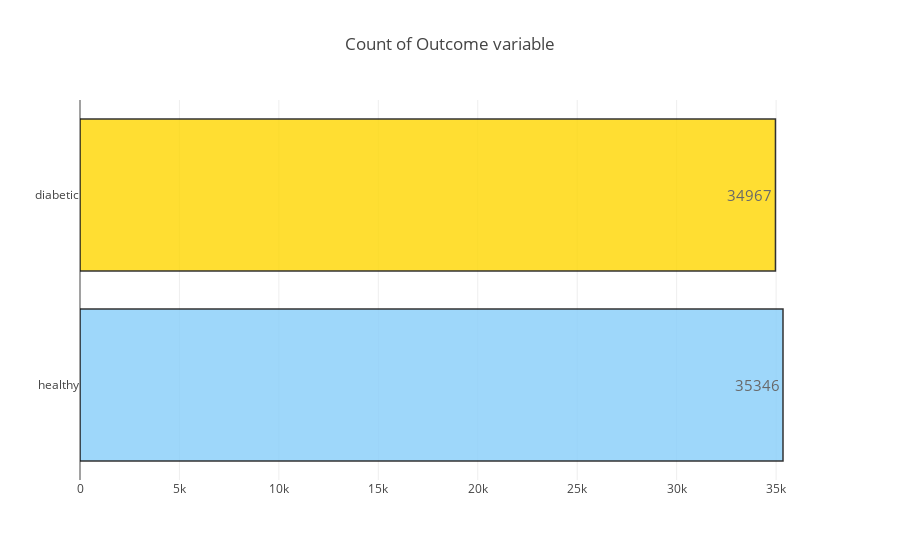
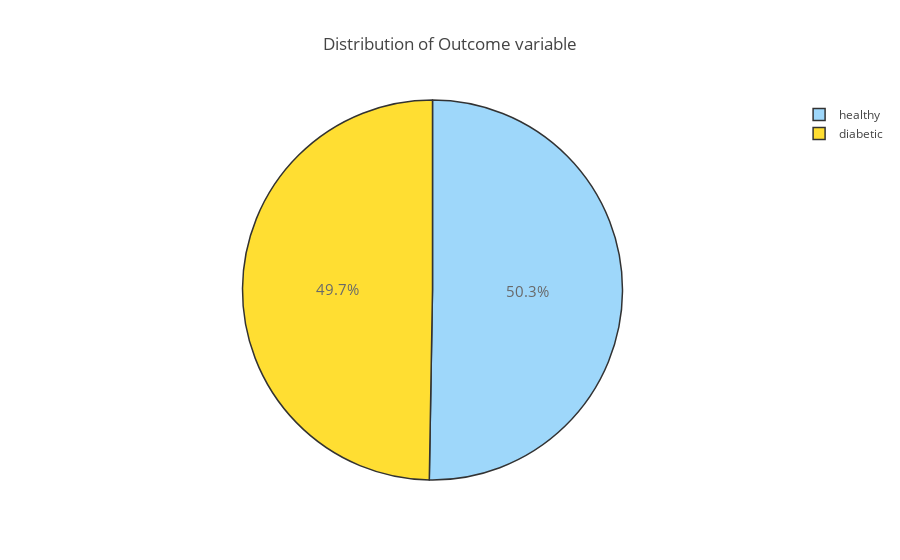

Source (notebook cell) for these figures, in order:
### Code cell
target_count()
target_percent()

### Figure 1 — Plotly figure (JSON) as saved in the notebook; plotly's stock layout.template omitted (floating-point values rounded to 4 significant figures)
{"data": [{"marker": {"color": ["lightskyblue", "gold"], "line": {"color": "#000000", "width": 1.5}}, "opacity": 0.8, "orientation": "h", "text": ["35346", "34967"], "textfont": {"size": 15}, "textposition": "auto", "type": "bar", "uid": "55f6e8e5-0fad-40e4-93e4-6e6e9812d206", "x": [35346, 34967], "y": ["healthy", "diabetic"]}], "layout": {"title": {"text": "Count of Outcome variable"}, "xaxis": {"type": "linear", "range": [0, 37210.0], "autorange": true}, "yaxis": {"type": "category", "range": [-0.5, 1.5], "autorange": true}, "autosize": true}}

### Figure 2 — Plotly figure (JSON) as saved in the notebook; plotly's stock layout.template omitted (floating-point values rounded to 4 significant figures)
{"data": [{"labels": ["healthy", "diabetic"], "marker": {"colors": ["lightskyblue", "gold"], "line": {"color": "#000000", "width": 1.5}}, "opacity": 0.8, "textfont": {"size": 15}, "type": "pie", "uid": "d360d62b-456a-4be0-9bdf-4e64512d2175", "values": [35346, 34967]}], "layout": {"title": {"text": "Distribution of Outcome variable"}, "autosize": true}}
